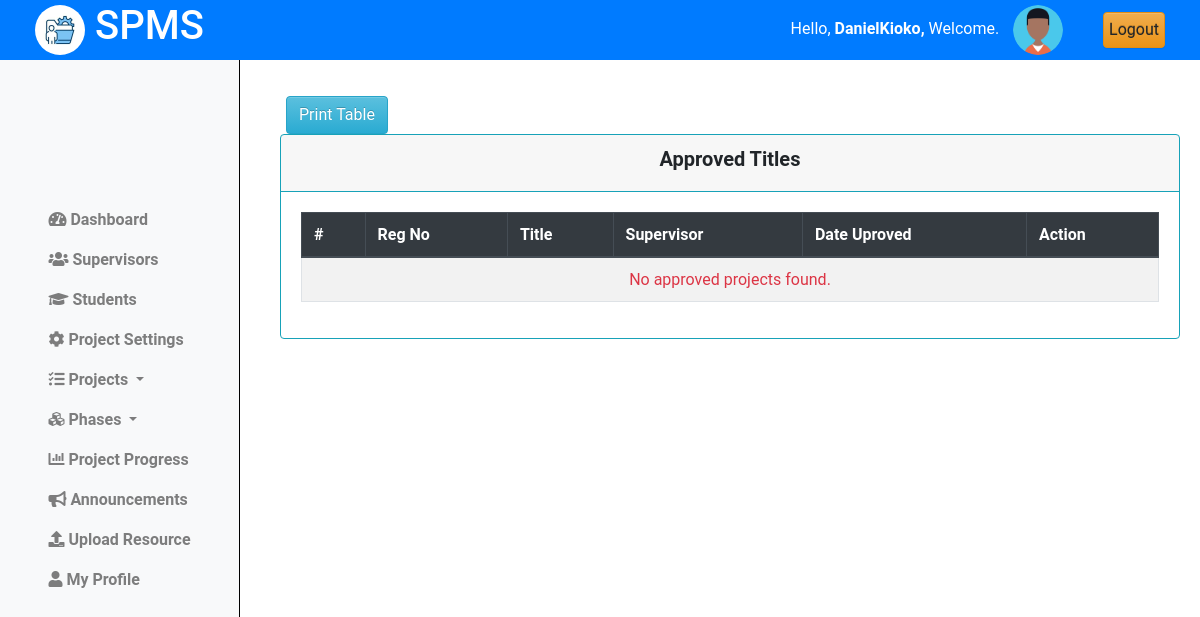
The app's page /projects/titles/approved/ (signed in), older data.
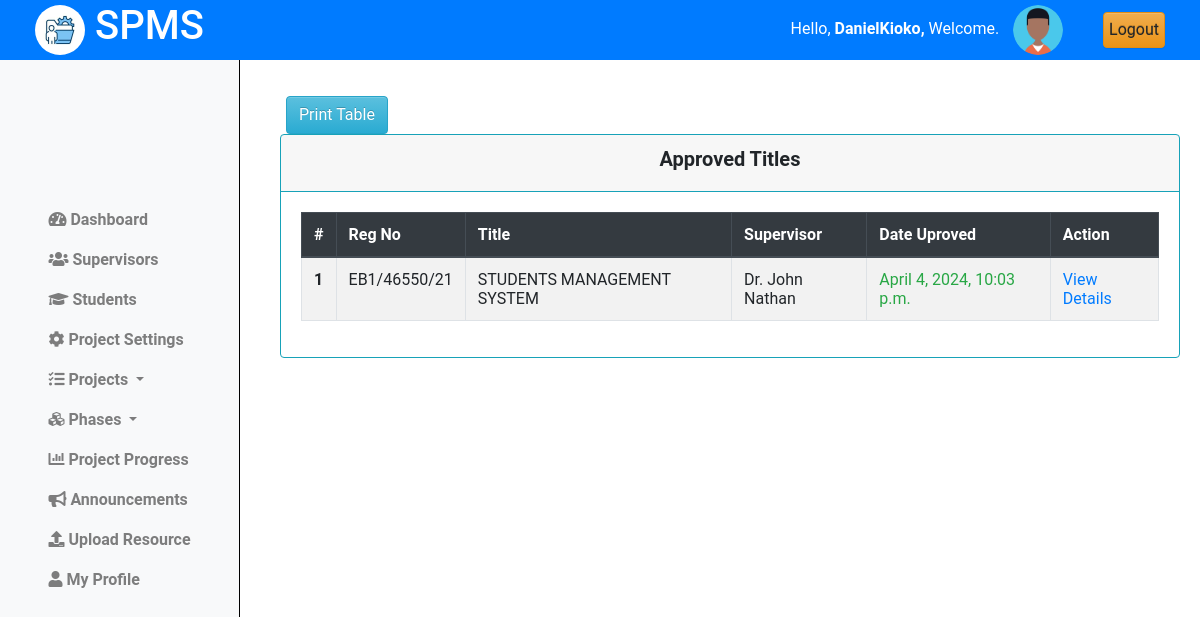
The same page, newer data.
### projectsApp/models.py (models this page shows, shortened)
class Projects(models.Model):
    student = models.ForeignKey(Student, on_delete=models.CASCADE)
    title = models.CharField(max_length=255)
    description = models.TextField()
    objectives = models.TextField()
    lecturer = models.ForeignKey(Lecturer, on_delete=models.SET_NULL, null=True, blank=True)
    status = models.CharField(max_length=50, choices=[
        ('pending', 'Pending'),
        ('approved', 'Approved'),
        ('rejected', 'Rejected')
    ], default='Pending')
    created_at = models.DateTimeField(auto_now_add=True)
    updated_at = models.DateTimeField(auto_now=True)

class Student(models.Model):
    regno = models.CharField(max_length=255, unique=True)
    email = models.EmailField(max_length=255, unique=True)
    name = models.CharField(max_length=255)
    phone_number = models.IntegerField(null=True, blank=True)
    intake_year = models.PositiveSmallIntegerField(default=2024)
    password = models.CharField(max_length=128, null=False, blank=False)
    user_id = models.AutoField(primary_key=True)
    last_login = models.DateTimeField(blank=True, null=True)
    USERNAME_FIELD = 'email'
    REQUIRED_FIELDS = ['regno', 'name', 'phone_number']
    class Meta:
        db_table = "students"

class Lecturer(models.Model):
    email = models.EmailField(max_length=255, unique=True, blank=False)
    name = models.CharField(max_length=255)
    phone = models.IntegerField(null=True, blank=True)
    password = models.CharField(max_length=128, null=False, blank=False)
    user_id = models.AutoField(primary_key=True)
    last_login = models.DateTimeField(blank=True, null=True)
    USERNAME_FIELD = 'email'
    REQUIRED_FIELDS = ['name', 'phone']
    class Meta:
        db_table = "Lecturers"

### projectsApp/AccessControl.py (the view)
    @login_required
    def wrapper(request, *args, **kwargs):
        if not isinstance(request.user, Coordinator):
            return redirect('cordinator_login')
        return function(request, *args, **kwargs)

### projectsApp/AccessControl.py (called while the page is built)
def coordinator_required(function):
    @login_required
    def wrapper(request, *args, **kwargs):
        if not isinstance(request.user, Coordinator):
            return redirect('cordinator_login')
        return function(request, *args, **kwargs)
    return wrapper

### projectsApp/views.py (called while the page is built)
@coordinator_required
def approved_titles(request):
    projects = Projects.objects.filter(status="Approved").order_by('student')
    context = {
        'projects':projects,
        }
    return render(request, 'cordinator/approved_titles.html', context)

### projectsApp/templates/cordinator/approved_titles.html (shortened to what this page needs)
{% extends 'base_cord.html' %}
{% load static %}
{% block content %}
{% include 'column1_cord.html' %}
<div class="content">
    <div class="container-fluid">
        <div class="row">
            <div class="text-center mt-3 ml-3">
                <button id="print-button" onclick="printTable()" class="btn btn-info">Print Table</button>
            </div>
            <div class="card border-info">
                <div class="card-header text-center border-info">
                    <h5><b>Approved Titles</b></h5>
                </div>
                <div class="card-body">
                    <table id="print-table"  class="table table-bordered table-hover  table-striped border-info">
                        <thead class="thead-dark">
                            <tr>
                                <th scope="col">#</th>
                                <th scope="col">Reg No</th>
                                <th scope="col">Title</th>
                                <th scope="col">Supervisor</th>
                                <th scope="col">Date Uproved</th>
                                <th scope="col">Action</th>
                            </tr>
                        </thead>
                        <tbody>
                            {% if projects.exists %}
                                {% for project in projects %}
                                    <tr>
                                        <th scope="row">{{forloop.counter}}</th>
                                        <td>{{project.student.regno|upper}}</td>
                                        <td>{{project.title|upper}}</td>
                                        <td>{{project.lecturer.name|title}}</td>
                                        <td class="text-success">{{project.updated_at}}</td>
                                        <td><a href="{% url "view_project_details" project.id %}"> View Details </a></td>
                                    </tr>
                                {% endfor %}
                            {% else %}
                                <tr>
                                    <td colspan="6" class="text-center text-danger">No approved projects found.</td>
                                </tr>
                            {% endif %}
                        </tbody>
                    </table>
                </div>
            </div>
        </div>
    </div>
</div>
<link rel="stylesheet" href="{% static 'css/mystudents.css' %}">
{% endblock %}

Row changes from the older to the newer data that the page shows:
added Projects: student.regno "EB1/46550/21", title "STUDENTS MANAGEMENT SYSTEM", lecturer.name "Dr. John Nathan", updated_at "April 4, 2024, 10:03 p.m."
Text that changed along with them:
text no longer shown: "No approved projects found."
